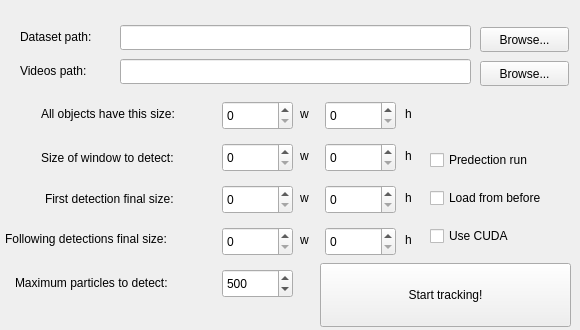
<?xml version="1.0" encoding="UTF-8"?>
<ui version="4.0">
 <class>tracking_win</class>
 <widget class="QMainWindow" name="tracking_win">
  <property name="geometry">
   <rect>
    <x>0</x>
    <y>0</y>
    <width>580</width>
    <height>330</height>
   </rect>
  </property>
  <property name="minimumSize">
   <size>
    <width>580</width>
    <height>330</height>
   </size>
  </property>
  <property name="maximumSize">
   <size>
    <width>580</width>
    <height>330</height>
   </size>
  </property>
  <property name="windowTitle">
   <string>Tracking</string>
  </property>
  <widget class="QWidget" name="centralwidget">
   <widget class="QPushButton" name="btn_browse_dataset">
    <property name="geometry">
     <rect>
      <x>480</x>
      <y>27</y>
      <width>89</width>
      <height>25</height>
     </rect>
    </property>
    <property name="text">
     <string>Browse...</string>
    </property>
   </widget>
   <widget class="QLabel" name="label">
    <property name="geometry">
     <rect>
      <x>20</x>
      <y>29</y>
      <width>101</width>
      <height>16</height>
     </rect>
    </property>
    <property name="text">
     <string>Dataset path:</string>
    </property>
   </widget>
   <widget class="QLineEdit" name="txt_dataset">
    <property name="geometry">
     <rect>
      <x>120</x>
      <y>25</y>
      <width>351</width>
      <height>25</height>
     </rect>
    </property>
    <property name="toolTip">
     <string>&lt;html&gt;&lt;head/&gt;&lt;body&gt;&lt;p&gt;Folder where you have the cfg file (must be called &amp;quot;network.cfg&amp;quot;), the names (must be called &amp;quot;classes.names&amp;quot;) and a folder with the weights, where the file &amp;quot;weights/network-best.weight&amp;quot; will be selected.&lt;/p&gt;&lt;/body&gt;&lt;/html&gt;</string>
    </property>
   </widget>
   <widget class="QCheckBox" name="chk_run">
    <property name="geometry">
     <rect>
      <x>430</x>
      <y>147</y>
      <width>131</width>
      <height>26</height>
     </rect>
    </property>
    <property name="text">
     <string>Predection run</string>
    </property>
   </widget>
   <widget class="QLabel" name="label_2">
    <property name="geometry">
     <rect>
      <x>5</x>
      <y>229</y>
      <width>211</width>
      <height>20</height>
     </rect>
    </property>
    <property name="toolTip">
     <string>&lt;html&gt;&lt;head/&gt;&lt;body&gt;&lt;p&gt;When the detection process is done, the window where to detect will be wrapped to this size.&lt;/p&gt;&lt;/body&gt;&lt;/html&gt;</string>
    </property>
    <property name="text">
     <string>Following detections final size:</string>
    </property>
   </widget>
   <widget class="QLabel" name="label_5">
    <property name="geometry">
     <rect>
      <x>300</x>
      <y>188</y>
      <width>21</width>
      <height>20</height>
     </rect>
    </property>
    <property name="text">
     <string>w</string>
    </property>
   </widget>
   <widget class="QLabel" name="label_6">
    <property name="geometry">
     <rect>
      <x>405</x>
      <y>188</y>
      <width>21</width>
      <height>20</height>
     </rect>
    </property>
    <property name="text">
     <string>h</string>
    </property>
   </widget>
   <widget class="QLabel" name="label_7">
    <property name="geometry">
     <rect>
      <x>45</x>
      <y>187</y>
      <width>171</width>
      <height>23</height>
     </rect>
    </property>
    <property name="toolTip">
     <string>&lt;html&gt;&lt;head/&gt;&lt;body&gt;&lt;p&gt;When the detection process is done, the window where to detect will be wrapped to this size. This is only for the first frame, where the window is the entire frame.&lt;/p&gt;&lt;/body&gt;&lt;/html&gt;</string>
    </property>
    <property name="text">
     <string>First detection final size:</string>
    </property>
   </widget>
   <widget class="QSpinBox" name="spb_wf">
    <property name="geometry">
     <rect>
      <x>222</x>
      <y>185</y>
      <width>71</width>
      <height>29</height>
     </rect>
    </property>
    <property name="maximum">
     <number>9999</number>
    </property>
   </widget>
   <widget class="QSpinBox" name="spb_hf">
    <property name="geometry">
     <rect>
      <x>325</x>
      <y>185</y>
      <width>71</width>
      <height>29</height>
     </rect>
    </property>
    <property name="maximum">
     <number>9999</number>
    </property>
   </widget>
   <widget class="QSpinBox" name="spb_ww">
    <property name="geometry">
     <rect>
      <x>222</x>
      <y>143</y>
      <width>71</width>
      <height>29</height>
     </rect>
    </property>
    <property name="maximum">
     <number>9999</number>
    </property>
   </widget>
   <widget class="QLabel" name="label_8">
    <property name="geometry">
     <rect>
      <x>405</x>
      <y>146</y>
      <width>21</width>
      <height>20</height>
     </rect>
    </property>
    <property name="text">
     <string>h</string>
    </property>
   </widget>
   <widget class="QLabel" name="label_9">
    <property name="geometry">
     <rect>
      <x>300</x>
      <y>146</y>
      <width>21</width>
      <height>20</height>
     </rect>
    </property>
    <property name="text">
     <string>w</string>
    </property>
   </widget>
   <widget class="QSpinBox" name="spb_hw">
    <property name="geometry">
     <rect>
      <x>325</x>
      <y>143</y>
      <width>71</width>
      <height>29</height>
     </rect>
    </property>
    <property name="maximum">
     <number>9999</number>
    </property>
   </widget>
   <widget class="QSpinBox" name="spb_particles">
    <property name="geometry">
     <rect>
      <x>222</x>
      <y>269</y>
      <width>71</width>
      <height>29</height>
     </rect>
    </property>
    <property name="maximum">
     <number>9999</number>
    </property>
    <property name="value">
     <number>500</number>
    </property>
   </widget>
   <widget class="QLabel" name="label_10">
    <property name="geometry">
     <rect>
      <x>15</x>
      <y>271</y>
      <width>201</width>
      <height>23</height>
     </rect>
    </property>
    <property name="toolTip">
     <string>&lt;html&gt;&lt;head/&gt;&lt;body&gt;&lt;p&gt;Particles positions are stored in RAM. To manage RAM, we allow to modify the maximum particles to detect.&lt;/p&gt;&lt;/body&gt;&lt;/html&gt;</string>
    </property>
    <property name="text">
     <string>Maximum particles to detect:</string>
    </property>
   </widget>
   <widget class="QCheckBox" name="chk_load">
    <property name="geometry">
     <rect>
      <x>430</x>
      <y>185</y>
      <width>141</width>
      <height>26</height>
     </rect>
    </property>
    <property name="text">
     <string>Load from before</string>
    </property>
   </widget>
   <widget class="QCheckBox" name="chk_CUDA">
    <property name="geometry">
     <rect>
      <x>430</x>
      <y>223</y>
      <width>141</width>
      <height>26</height>
     </rect>
    </property>
    <property name="text">
     <string>Use CUDA</string>
    </property>
   </widget>
   <widget class="QPushButton" name="btn_start">
    <property name="geometry">
     <rect>
      <x>320</x>
      <y>263</y>
      <width>251</width>
      <height>64</height>
     </rect>
    </property>
    <property name="text">
     <string>Start tracking!</string>
    </property>
   </widget>
   <widget class="QLabel" name="label_3">
    <property name="geometry">
     <rect>
      <x>20</x>
      <y>63</y>
      <width>101</width>
      <height>16</height>
     </rect>
    </property>
    <property name="text">
     <string>Videos path:</string>
    </property>
   </widget>
   <widget class="QPushButton" name="btn_browse_videos">
    <property name="geometry">
     <rect>
      <x>480</x>
      <y>61</y>
      <width>89</width>
      <height>25</height>
     </rect>
    </property>
    <property name="text">
     <string>Browse...</string>
    </property>
   </widget>
   <widget class="QLineEdit" name="txt_videos">
    <property name="geometry">
     <rect>
      <x>120</x>
      <y>59</y>
      <width>351</width>
      <height>25</height>
     </rect>
    </property>
    <property name="toolTip">
     <string>&lt;html&gt;&lt;head/&gt;&lt;body&gt;&lt;p&gt;Folder where your videos to analyze are.&lt;/p&gt;&lt;/body&gt;&lt;/html&gt;</string>
    </property>
   </widget>
   <widget class="QLabel" name="label_11">
    <property name="geometry">
     <rect>
      <x>41</x>
      <y>146</y>
      <width>171</width>
      <height>23</height>
     </rect>
    </property>
    <property name="toolTip">
     <string>&lt;html&gt;&lt;head/&gt;&lt;body&gt;&lt;p&gt;To do detection, we use a window around each particle of this size from the original frame.&lt;/p&gt;&lt;/body&gt;&lt;/html&gt;</string>
    </property>
    <property name="text">
     <string>Size of window to detect:</string>
    </property>
   </widget>
   <widget class="QLabel" name="label_12">
    <property name="geometry">
     <rect>
      <x>300</x>
      <y>230</y>
      <width>21</width>
      <height>20</height>
     </rect>
    </property>
    <property name="text">
     <string>w</string>
    </property>
   </widget>
   <widget class="QSpinBox" name="spb_w">
    <property name="geometry">
     <rect>
      <x>222</x>
      <y>227</y>
      <width>71</width>
      <height>29</height>
     </rect>
    </property>
    <property name="maximum">
     <number>9999</number>
    </property>
   </widget>
   <widget class="QSpinBox" name="spb_h">
    <property name="geometry">
     <rect>
      <x>325</x>
      <y>227</y>
      <width>71</width>
      <height>29</height>
     </rect>
    </property>
    <property name="maximum">
     <number>9999</number>
    </property>
   </widget>
   <widget class="QLabel" name="label_13">
    <property name="geometry">
     <rect>
      <x>405</x>
      <y>230</y>
      <width>21</width>
      <height>20</height>
     </rect>
    </property>
    <property name="text">
     <string>h</string>
    </property>
   </widget>
   <widget class="QLabel" name="label_4">
    <property name="geometry">
     <rect>
      <x>41</x>
      <y>104</y>
      <width>171</width>
      <height>20</height>
     </rect>
    </property>
    <property name="toolTip">
     <string>&lt;html&gt;&lt;head/&gt;&lt;body&gt;&lt;p&gt;If non-zero, the object detected will mantain its own center position, but its size will be determined by these numbers.&lt;/p&gt;&lt;/body&gt;&lt;/html&gt;</string>
    </property>
    <property name="text">
     <string>All objects have this size:</string>
    </property>
   </widget>
   <widget class="QLabel" name="label_14">
    <property name="geometry">
     <rect>
      <x>405</x>
      <y>104</y>
      <width>21</width>
      <height>20</height>
     </rect>
    </property>
    <property name="text">
     <string>h</string>
    </property>
   </widget>
   <widget class="QLabel" name="label_15">
    <property name="geometry">
     <rect>
      <x>300</x>
      <y>104</y>
      <width>21</width>
      <height>20</height>
     </rect>
    </property>
    <property name="text">
     <string>w</string>
    </property>
   </widget>
   <widget class="QSpinBox" name="spb_pw">
    <property name="geometry">
     <rect>
      <x>222</x>
      <y>101</y>
      <width>71</width>
      <height>29</height>
     </rect>
    </property>
    <property name="maximum">
     <number>9999</number>
    </property>
   </widget>
   <widget class="QSpinBox" name="spb_ph">
    <property name="geometry">
     <rect>
      <x>325</x>
      <y>101</y>
      <width>71</width>
      <height>29</height>
     </rect>
    </property>
    <property name="maximum">
     <number>9999</number>
    </property>
   </widget>
  </widget>
 </widget>
 <tabstops>
  <tabstop>txt_dataset</tabstop>
  <tabstop>btn_browse_dataset</tabstop>
  <tabstop>txt_videos</tabstop>
  <tabstop>btn_browse_videos</tabstop>
  <tabstop>spb_pw</tabstop>
  <tabstop>spb_ph</tabstop>
  <tabstop>spb_ww</tabstop>
  <tabstop>spb_hw</tabstop>
  <tabstop>spb_wf</tabstop>
  <tabstop>spb_hf</tabstop>
  <tabstop>spb_w</tabstop>
  <tabstop>spb_h</tabstop>
  <tabstop>spb_particles</tabstop>
  <tabstop>chk_run</tabstop>
  <tabstop>chk_load</tabstop>
  <tabstop>chk_CUDA</tabstop>
  <tabstop>btn_start</tabstop>
 </tabstops>
 <resources/>
 <connections/>
</ui>
